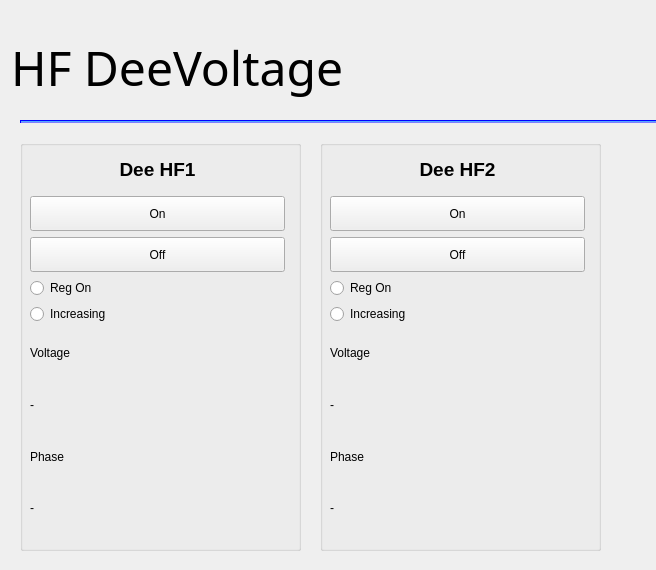
<?xml version="1.0" encoding="UTF-8"?>
<ui version="4.0">
 <class>DeeVoltageGui</class>
 <widget class="QWidget" name="DeeVoltageGui">
  <property name="geometry">
   <rect>
    <x>0</x>
    <y>0</y>
    <width>656</width>
    <height>570</height>
   </rect>
  </property>
  <property name="sizePolicy">
   <sizepolicy hsizetype="Maximum" vsizetype="Maximum">
    <horstretch>0</horstretch>
    <verstretch>0</verstretch>
   </sizepolicy>
  </property>
  <property name="maximumSize">
   <size>
    <width>1900</width>
    <height>1200</height>
   </size>
  </property>
  <property name="windowTitle">
   <string>Form</string>
  </property>
  <property name="styleSheet">
   <string notr="true"/>
  </property>
  <widget class="QWidget" name="layoutWidget">
   <property name="geometry">
    <rect>
     <x>11</x>
     <y>13</y>
     <width>1631</width>
     <height>111</height>
    </rect>
   </property>
   <layout class="QHBoxLayout" name="horizontalLayout_3">
    <item>
     <widget class="QLabel" name="label_4">
      <property name="maximumSize">
       <size>
        <width>16777215</width>
        <height>78</height>
       </size>
      </property>
      <property name="font">
       <font>
        <family>padmaa</family>
        <pointsize>40</pointsize>
       </font>
      </property>
      <property name="styleSheet">
       <string notr="true">border: none
</string>
      </property>
      <property name="text">
       <string>&lt;html&gt;&lt;head/&gt;&lt;body&gt;&lt;p&gt;&lt;span style=&quot; font-size:36pt;&quot;&gt;HF DeeVoltage&lt;/span&gt;&lt;/p&gt;&lt;/body&gt;&lt;/html&gt;</string>
      </property>
     </widget>
    </item>
    <item>
     <spacer name="horizontalSpacer">
      <property name="orientation">
       <enum>Qt::Horizontal</enum>
      </property>
      <property name="sizeHint" stdset="0">
       <size>
        <width>40</width>
        <height>20</height>
       </size>
      </property>
     </spacer>
    </item>
    <item>
     <spacer name="horizontalSpacer_3">
      <property name="orientation">
       <enum>Qt::Horizontal</enum>
      </property>
      <property name="sizeHint" stdset="0">
       <size>
        <width>40</width>
        <height>20</height>
       </size>
      </property>
     </spacer>
    </item>
    <item>
     <layout class="QHBoxLayout" name="horizontalLayout_6"/>
    </item>
   </layout>
  </widget>
  <widget class="Line" name="line">
   <property name="geometry">
    <rect>
     <x>20</x>
     <y>120</y>
     <width>1540</width>
     <height>3</height>
    </rect>
   </property>
   <property name="styleSheet">
    <string notr="true">#line {
border: 0.5px solid blue;
background: rgb(85, 170, 255);
        border-style: inset;
}</string>
   </property>
   <property name="orientation">
    <enum>Qt::Horizontal</enum>
   </property>
  </widget>
  <widget class="QGroupBox" name="groupBox_6">
   <property name="geometry">
    <rect>
     <x>20</x>
     <y>140</y>
     <width>281</width>
     <height>411</height>
    </rect>
   </property>
   <property name="title">
    <string/>
   </property>
   <widget class="QWidget" name="verticalLayoutWidget_8">
    <property name="geometry">
     <rect>
      <x>10</x>
      <y>10</y>
      <width>255</width>
      <height>381</height>
     </rect>
    </property>
    <layout class="QVBoxLayout" name="verticalLayout_8">
     <item>
      <widget class="QLabel" name="label_15">
       <property name="sizePolicy">
        <sizepolicy hsizetype="Minimum" vsizetype="Preferred">
         <horstretch>0</horstretch>
         <verstretch>0</verstretch>
        </sizepolicy>
       </property>
       <property name="minimumSize">
        <size>
         <width>0</width>
         <height>40</height>
        </size>
       </property>
       <property name="maximumSize">
        <size>
         <width>16777215</width>
         <height>40</height>
        </size>
       </property>
       <property name="text">
        <string>&lt;html&gt;&lt;head/&gt;&lt;body&gt;&lt;p&gt;&lt;span style=&quot; font-size:14pt; font-weight:600;&quot;&gt;Dee HF1&lt;/span&gt;&lt;/p&gt;&lt;/body&gt;&lt;/html&gt;</string>
       </property>
       <property name="alignment">
        <set>Qt::AlignCenter</set>
       </property>
      </widget>
     </item>
     <item>
      <widget class="QPushButton" name="pushButton_regulation_on">
       <property name="minimumSize">
        <size>
         <width>0</width>
         <height>35</height>
        </size>
       </property>
       <property name="text">
        <string>On</string>
       </property>
      </widget>
     </item>
     <item>
      <widget class="QPushButton" name="pushButton_regulation_off">
       <property name="minimumSize">
        <size>
         <width>0</width>
         <height>35</height>
        </size>
       </property>
       <property name="text">
        <string>Off</string>
       </property>
      </widget>
     </item>
     <item>
      <layout class="QHBoxLayout" name="horizontalLayout_7">
       <item>
        <widget class="QRadioButton" name="radioButton_regulation_on">
         <property name="text">
          <string>Reg On</string>
         </property>
         <property name="autoExclusive">
          <bool>false</bool>
         </property>
        </widget>
       </item>
      </layout>
     </item>
     <item>
      <widget class="QRadioButton" name="radioButton_increasing">
       <property name="text">
        <string>Increasing</string>
       </property>
       <property name="autoExclusive">
        <bool>false</bool>
       </property>
      </widget>
     </item>
     <item>
      <widget class="QLabel" name="label">
       <property name="text">
        <string>Voltage</string>
       </property>
      </widget>
     </item>
     <item>
      <widget class="QLabel" name="label_voltage">
       <property name="text">
        <string>-</string>
       </property>
      </widget>
     </item>
     <item>
      <widget class="QLabel" name="label_2">
       <property name="text">
        <string>Phase</string>
       </property>
      </widget>
     </item>
     <item>
      <widget class="QLabel" name="label_phase">
       <property name="text">
        <string>-</string>
       </property>
      </widget>
     </item>
    </layout>
   </widget>
  </widget>
  <widget class="QGroupBox" name="groupBox_7">
   <property name="geometry">
    <rect>
     <x>320</x>
     <y>140</y>
     <width>281</width>
     <height>411</height>
    </rect>
   </property>
   <property name="title">
    <string/>
   </property>
   <widget class="QWidget" name="verticalLayoutWidget_9">
    <property name="geometry">
     <rect>
      <x>10</x>
      <y>10</y>
      <width>255</width>
      <height>381</height>
     </rect>
    </property>
    <layout class="QVBoxLayout" name="verticalLayout_9">
     <item>
      <widget class="QLabel" name="label_16">
       <property name="sizePolicy">
        <sizepolicy hsizetype="Minimum" vsizetype="Preferred">
         <horstretch>0</horstretch>
         <verstretch>0</verstretch>
        </sizepolicy>
       </property>
       <property name="minimumSize">
        <size>
         <width>0</width>
         <height>40</height>
        </size>
       </property>
       <property name="maximumSize">
        <size>
         <width>16777215</width>
         <height>40</height>
        </size>
       </property>
       <property name="text">
        <string>&lt;html&gt;&lt;head/&gt;&lt;body&gt;&lt;p&gt;&lt;span style=&quot; font-size:14pt; font-weight:600;&quot;&gt;Dee HF2&lt;/span&gt;&lt;/p&gt;&lt;/body&gt;&lt;/html&gt;</string>
       </property>
       <property name="alignment">
        <set>Qt::AlignCenter</set>
       </property>
      </widget>
     </item>
     <item>
      <widget class="QPushButton" name="pushButton_regulation_on_2">
       <property name="minimumSize">
        <size>
         <width>0</width>
         <height>35</height>
        </size>
       </property>
       <property name="text">
        <string>On</string>
       </property>
      </widget>
     </item>
     <item>
      <widget class="QPushButton" name="pushButton_regulation_off_2">
       <property name="minimumSize">
        <size>
         <width>0</width>
         <height>35</height>
        </size>
       </property>
       <property name="text">
        <string>Off</string>
       </property>
      </widget>
     </item>
     <item>
      <layout class="QHBoxLayout" name="horizontalLayout_8">
       <item>
        <widget class="QRadioButton" name="radioButton_regulation_on_2">
         <property name="text">
          <string>Reg On</string>
         </property>
         <property name="autoExclusive">
          <bool>false</bool>
         </property>
        </widget>
       </item>
      </layout>
     </item>
     <item>
      <widget class="QRadioButton" name="radioButton_increasing_2">
       <property name="text">
        <string>Increasing</string>
       </property>
       <property name="autoExclusive">
        <bool>false</bool>
       </property>
      </widget>
     </item>
     <item>
      <widget class="QLabel" name="label_voltage_text">
       <property name="text">
        <string>Voltage</string>
       </property>
      </widget>
     </item>
     <item>
      <widget class="QLabel" name="label_voltage_2">
       <property name="text">
        <string>-</string>
       </property>
      </widget>
     </item>
     <item>
      <widget class="QLabel" name="label_5">
       <property name="text">
        <string>Phase</string>
       </property>
      </widget>
     </item>
     <item>
      <widget class="QLabel" name="label_phase_2">
       <property name="text">
        <string>-</string>
       </property>
      </widget>
     </item>
    </layout>
   </widget>
  </widget>
 </widget>
 <resources/>
 <connections/>
</ui>
